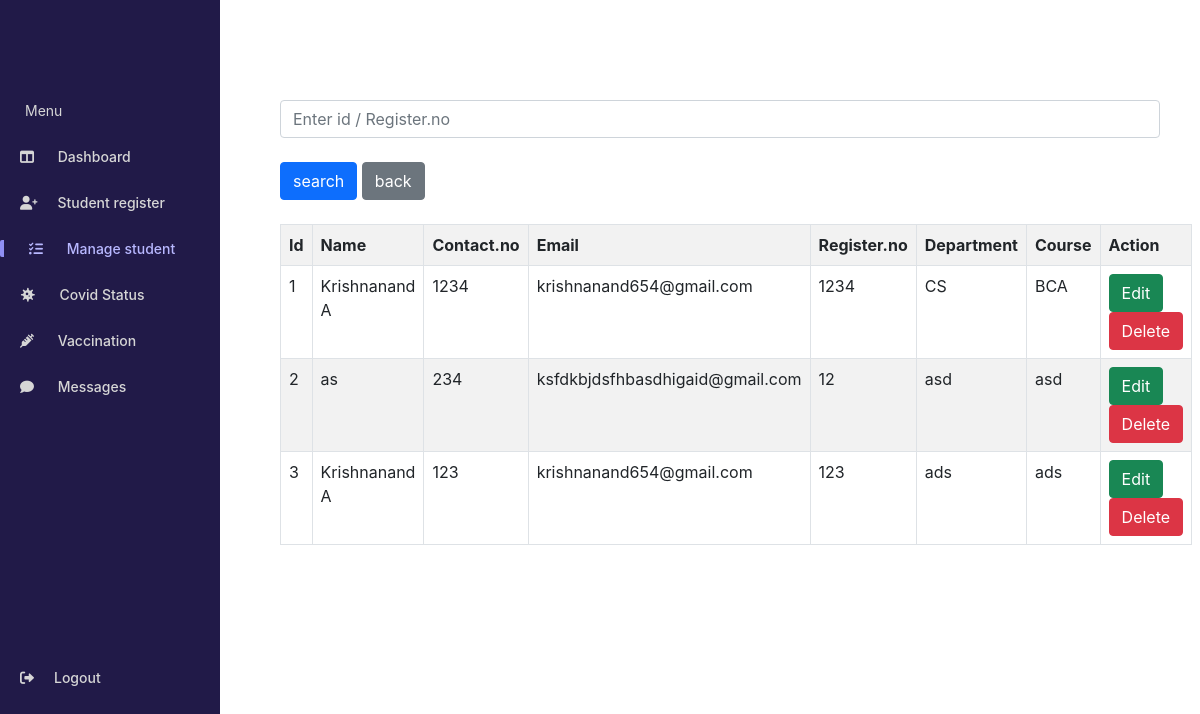
Page /manage_student.php on the committed database.
### tables this page shows
CREATE TABLE `student` (
  `id` int(11) NOT NULL,
  `name` varchar(100) NOT NULL,
  `no` bigint(15) NOT NULL,
  `dept` varchar(50) NOT NULL,
  `course` varchar(50) NOT NULL,
  `reg_num` int(20) NOT NULL,
  `email` varchar(255) DEFAULT NULL
);

### manage_student.php (the view, shortened to what this page needs)
<?php
    include 'components/Sidebar.php';
?>
<!DOCTYPE html>
<html lang="en">
<head>
    <link rel="stylesheet" href="./assets/manage_student.css"/>
</head>
<body>
<div class="box">
<form action="" method="POST">
  <div class="form-group">
    <input class="form-control" type="text" name="id" autocomplete="off"  placeholder="Enter id / Register.no"/>
   </div><br>
   <div class="form-group">
    <input type="submit" class="btn btn-primary" name="search" value="search"/>
    <input type="submit" class="btn btn-secondary" name="back" value = "back"/>
</div>
   </form>
<br>
  <div class="d-flex">
    <table class="table table-striped table-bordered table-hover " >
      <tr>
      <th scope="col">Id</th>
      <th scope="col">Name</th>
      <th scope="col">Contact.no</th>
      <th scope="col">Email</th>
      <th scope="col">Register.no</th>
      <th scope="col">Department</th>
      <th scope="col">Course</th>
      <th colspan="2" scope="col">Action</th>
      </tr>
    </div>
<?php
    if(isset($_POST['search'])){
        $x=$_POST['id'];
        $sql = "SELECT * FROM student where `id` = $x OR `reg_num` = $x ";
        $result = mysqli_query($conn, $sql);
        if($result){
          $row=mysqli_num_rows($result);
        }else{
          $row = 0;
        }
  }else{?>
  <?php
    $sql = "SELECT * FROM student ORDER BY id ASC";
    $result = mysqli_query($conn, $sql);
    $row = mysqli_num_rows($result);
    }?>
  <?php
  if($row > 0){?>
  <?php
   while($res = mysqli_fetch_array($result)):?>
            <tr>
            <td><?php echo $res['id']; ?></td>
            <td><?php echo $res['name']; ?></td>
            <td><?php echo $res['no']; ?></td>
            <td><?php echo $res['email']; ?></td>
            <td><?php echo $res['reg_num']; ?></td>
            <td><?php echo $res['dept']; ?> </td>
            <td><?php echo $res['course']; ?> </td>
            <td><a class="btn btn-success" href="register.php?edit=<?php echo$res['id']?>">Edit</a>
            <a class="btn btn-danger" href="manage_student.php?delete=<?php echo $res['id'];?>">Delete</a>
            </td>
            </tr>
        <?php endwhile; ?>
        <?php }else{
            echo "<tr><td colspan='9'>no records</td></tr>"; }?>
        </div>
</body>
</html>

### components/sidebar.css (style rules this page uses)
* { box-sizing: border-box; margin: 0; padding: 0; scroll-behavior: smooth; font-family: -apple-system, BlinkMacSystemFont, "Segoe UI", Roboto, Oxygen, Ubuntu, Cantarell, "Open Sans", "Helvetica Neue", sans-serif; }

### assets/manage_student.css (style rules this page uses)
* { margin: 0; padding: 0; box-sizing: border-box; }
.box { padding: 100px 0 100px; padding-left: 280px; padding-right: 40px; }

### rows in the picture
student: id "1", name "Krishnanand A", no "1234", email "krishnanand654@gmail.com", reg_num "1234", dept "CS", course "BCA"
student: id "2", name "as", no "234", email "ksfdkbjdsfhbasdhigaid@gmail.com", reg_num "12", dept "asd", course "asd"
student: id "3", name "Krishnanand A", no "123", email "krishnanand654@gmail.com", reg_num "123", dept "ads", course "ads"
